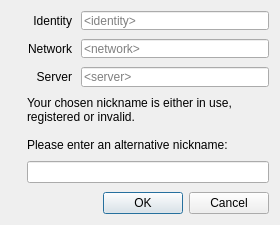
<?xml version="1.0" encoding="UTF-8"?>
<ui version="4.0">
 <class>Dialog_InvalidNickname</class>
 <widget class="QDialog" name="Dialog_InvalidNickname">
  <property name="geometry">
   <rect>
    <x>0</x>
    <y>0</y>
    <width>280</width>
    <height>225</height>
   </rect>
  </property>
  <property name="windowTitle">
   <string>ClicksAndWhistles</string>
  </property>
  <layout class="QVBoxLayout" name="verticalLayout_2">
   <property name="spacing">
    <number>9</number>
   </property>
   <item>
    <layout class="QHBoxLayout" name="horizontalLayout">
     <item>
      <widget class="QLabel" name="label_2">
       <property name="text">
        <string/>
       </property>
       <property name="pixmap">
        <pixmap resource="resources.qrc">:/irc/Resources/identity_64.png</pixmap>
       </property>
      </widget>
     </item>
     <item>
      <layout class="QVBoxLayout" name="verticalLayout">
       <item>
        <layout class="QFormLayout" name="formLayout">
         <property name="labelAlignment">
          <set>Qt::AlignRight|Qt::AlignTrailing|Qt::AlignVCenter</set>
         </property>
         <item row="1" column="1">
          <widget class="QLineEdit" name="lineEdit_Network">
           <property name="enabled">
            <bool>true</bool>
           </property>
           <property name="focusPolicy">
            <enum>Qt::NoFocus</enum>
           </property>
           <property name="readOnly">
            <bool>true</bool>
           </property>
           <property name="placeholderText">
            <string>&lt;network&gt;</string>
           </property>
          </widget>
         </item>
         <item row="1" column="0">
          <widget class="QLabel" name="label_3">
           <property name="text">
            <string>Network</string>
           </property>
           <property name="alignment">
            <set>Qt::AlignRight|Qt::AlignTrailing|Qt::AlignVCenter</set>
           </property>
          </widget>
         </item>
         <item row="2" column="1">
          <widget class="QLineEdit" name="lineEdit_Server">
           <property name="enabled">
            <bool>true</bool>
           </property>
           <property name="focusPolicy">
            <enum>Qt::NoFocus</enum>
           </property>
           <property name="readOnly">
            <bool>true</bool>
           </property>
           <property name="placeholderText">
            <string>&lt;server&gt;</string>
           </property>
          </widget>
         </item>
         <item row="2" column="0">
          <widget class="QLabel" name="label_4">
           <property name="text">
            <string>Server</string>
           </property>
           <property name="alignment">
            <set>Qt::AlignRight|Qt::AlignTrailing|Qt::AlignVCenter</set>
           </property>
          </widget>
         </item>
         <item row="0" column="0">
          <widget class="QLabel" name="label_5">
           <property name="text">
            <string>Identity</string>
           </property>
           <property name="alignment">
            <set>Qt::AlignRight|Qt::AlignTrailing|Qt::AlignVCenter</set>
           </property>
          </widget>
         </item>
         <item row="0" column="1">
          <widget class="QLineEdit" name="lineEdit_Identity">
           <property name="enabled">
            <bool>true</bool>
           </property>
           <property name="focusPolicy">
            <enum>Qt::NoFocus</enum>
           </property>
           <property name="text">
            <string/>
           </property>
           <property name="readOnly">
            <bool>true</bool>
           </property>
           <property name="placeholderText">
            <string>&lt;identity&gt;</string>
           </property>
          </widget>
         </item>
        </layout>
       </item>
       <item>
        <widget class="QLabel" name="label">
         <property name="text">
          <string>Your chosen nickname is either in use, registered or invalid.

Please enter an alternative nickname:</string>
         </property>
         <property name="wordWrap">
          <bool>true</bool>
         </property>
        </widget>
       </item>
       <item>
        <widget class="QLineEdit" name="lineEdit_NewNickname"/>
       </item>
      </layout>
     </item>
    </layout>
   </item>
   <item>
    <widget class="QDialogButtonBox" name="buttonBox">
     <property name="orientation">
      <enum>Qt::Horizontal</enum>
     </property>
     <property name="standardButtons">
      <set>QDialogButtonBox::Cancel|QDialogButtonBox::Ok</set>
     </property>
    </widget>
   </item>
  </layout>
 </widget>
 <tabstops>
  <tabstop>lineEdit_Identity</tabstop>
  <tabstop>lineEdit_Network</tabstop>
  <tabstop>lineEdit_Server</tabstop>
  <tabstop>lineEdit_NewNickname</tabstop>
 </tabstops>
 <resources>
  <include location="resources.qrc"/>
 </resources>
 <connections>
  <connection>
   <sender>buttonBox</sender>
   <signal>accepted()</signal>
   <receiver>Dialog_InvalidNickname</receiver>
   <slot>accept()</slot>
   <hints>
    <hint type="sourcelabel">
     <x>248</x>
     <y>254</y>
    </hint>
    <hint type="destinationlabel">
     <x>157</x>
     <y>274</y>
    </hint>
   </hints>
  </connection>
  <connection>
   <sender>buttonBox</sender>
   <signal>rejected()</signal>
   <receiver>Dialog_InvalidNickname</receiver>
   <slot>reject()</slot>
   <hints>
    <hint type="sourcelabel">
     <x>316</x>
     <y>260</y>
    </hint>
    <hint type="destinationlabel">
     <x>286</x>
     <y>274</y>
    </hint>
   </hints>
  </connection>
 </connections>
</ui>
